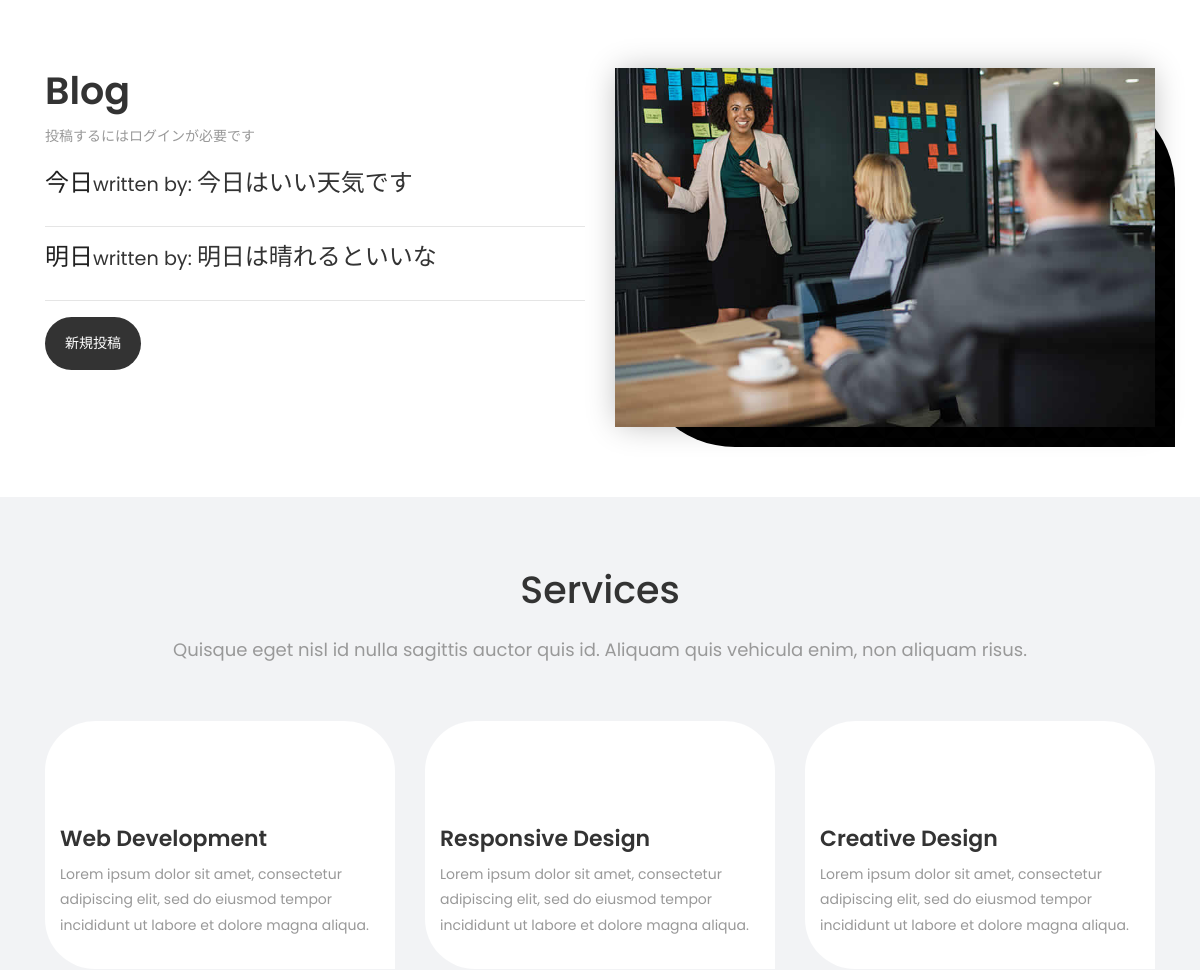
The app's page / (middle part), older data.
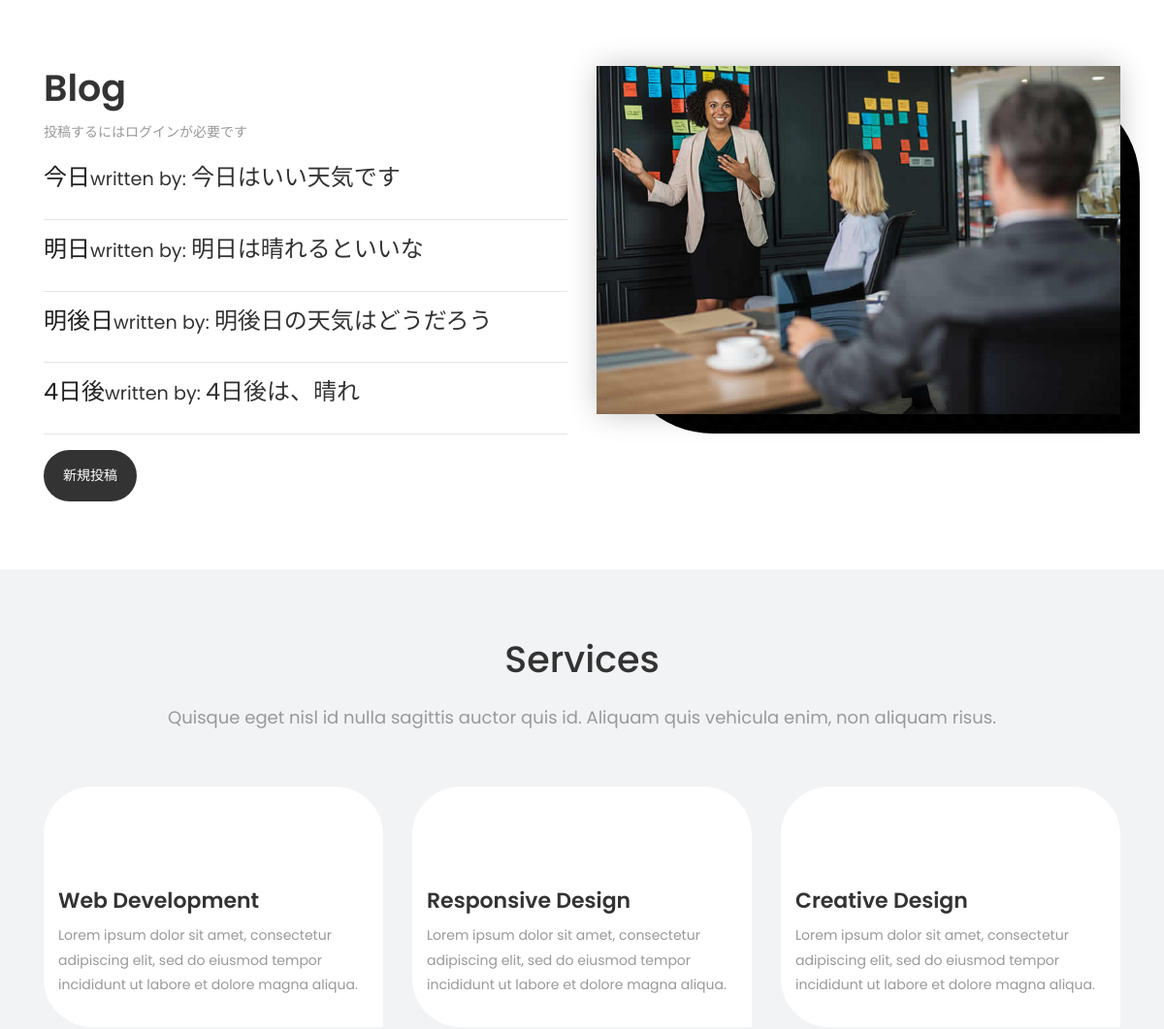
The same page, newer data.
### blog/models.py (models this page shows, shortened)
class BlogModel(models.Model):
    title = models.CharField(max_length=100)
    memo = models.TextField()
    duedate = models.DateField()

### blog/views.py (the view)
# urls.py: path('', BlogListView.as_view(), name='list'),
class BlogListView(ListView):
    model = BlogModel
    template_name = "blog/home.html"

### blog/templates/blog/home.html (shortened to what this page needs)
{% load static %}
<!DOCTYPE html>
<html lang="en">
<link rel="stylesheet" type="text/css" href="{% static 'css/bootstrap.min.css' %}">
<link rel="stylesheet" type="text/css" href="{% static 'css/style.css' %}">
<link rel="stylesheet" type="text/css" href="{% static 'css/responsive.css' %}">
<link rel="stylesheet" type="text/css" href="{% static 'css/custom.css' %}">
</head>
<body id="page-top" class="politics_version">
    <div id="about" class="section wb">
        <div class="container">
            <div class="row">
                <div class="col-md-6">
                    <div class="message-box">
                        <h2>Blog</h2>
                        <p>投稿するにはログインが必要です</p>
                        {% for blog in object_list %}
                        <h1><a href="{% url 'detail' blog.pk %}">{{ blog.title }}</a><small>written by:
                            </small><span>{{ blog.memo }}</span></h1>
                        <hr>
                        {% endfor %}
                        <a href="#" class="sim-btn hvr-bounce-to-top"><span>新規投稿</span></a>
                    </div>
                </div>
                <div class="col-md-6">
                    <div class="right-box-pro wow fadeIn">
                        <img src="static/img/about_04.jpg" alt="" class="img-fluid img-rounded">
                    </div>
                </div>
            </div>
        </div>
    </div>
    <div id="services" class="section lb">
        <div class="container">
            <div class="section-title text-center">
                <h3>Services</h3>
                <p>Quisque eget nisl id nulla sagittis auctor quis id. Aliquam quis vehicula enim, non aliquam risus.
                </p>
            </div>
            <div class="row">
                <div class="col-md-4">
                    <div class="services-inner-box">
                        <div class="ser-icon">
                            <i class="flaticon-seo"></i>
                        </div>
                        <h2>Web Development</h2>
                        <p>Lorem ipsum dolor sit amet, consectetur adipiscing elit, sed do eiusmod tempor incididunt ut
                            labore et dolore magna aliqua.</p>
                    </div>
                </div>
                <div class="col-md-4">
                    <div class="services-inner-box">
                        <div class="ser-icon">
                            <i class="flaticon-development"></i>
                        </div>
                        <h2>Responsive Design</h2>
                        <p>Lorem ipsum dolor sit amet, consectetur adipiscing elit, sed do eiusmod tempor incididunt ut
                            labore et dolore magna aliqua.</p>
                    </div>
                </div>
                <div class="col-md-4">
                    <div class="services-inner-box">
                        <div class="ser-icon">
                            <i class="flaticon-process"></i>
                        </div>
                        <h2>Creative Design</h2>
                        <p>Lorem ipsum dolor sit amet, consectetur adipiscing elit, sed do eiusmod tempor incididunt ut
                            labore et dolore magna aliqua.</p>
                    </div>
                </div>
            </div>
        </div>
    </div>
</body>
</html>

### static/css/style.css (style rules this page uses)
body { color: #999999; font-size: 14px; font-family: 'Poppins', sans-serif; line-height: 1.80857; }
html, body { height: 100%; }
a { color: #1f1f1f; text-decoration: none !important; outline: none !important; -webkit-transition: all .3s ease-in-out; -moz-transition: all .3s ease-in-out; -ms-transition: all .3s ease-in-out; -o-transition: all .3s ease-in-out; transition: all .3s ease-in-out; }
h1, h2, h3, h4, h5, h6 { letter-spacing: 0; font-weight: normal; position: relative; padding: 0 0 10px 0; font-weight: normal; line-height: 120% !important; color: #333333; margin: 0 }
h1 { font-size: 24px }
h2 { font-size: 22px }
h3 { font-size: 18px }
h1 a, h2 a, h3 a, h4 a, h5 a, h6 a { color: #212121; text-decoration: none!important; opacity: 1 }
a { color: #222222; text-decoration: none; outline: none; }
a, .btn { text-decoration: none !important; outline: none !important; -webkit-transition: all .3s ease-in-out; -moz-transition: all .3s ease-in-out; -ms-transition: all .3s ease-in-out; -o-transition: all .3s ease-in-out; transition: all .3s ease-in-out; }
.section { display: block; position: relative; overflow: hidden; padding: 70px 0; }
.section.wb { background-color: #ffffff; }
.section.lb { background-color: #f2f3f5; }
.section-title { display: block; position: relative; margin-bottom: 60px; }
.section-title p { color: #999; font-weight: 400; font-size: 18px; line-height: 23px; margin: 0; }
.section-title h3 { font-size: 38px; font-weight: 500; line-height: 62px; margin: 0 0 25px; padding: 0; text-transform: none; }
.sim-btn { text-align: center; margin-right: auto; margin-left: auto; margin-top: 0px; cursor: pointer; }
.right-box-pro { position: relative; -webkit-box-shadow: 0px 0px 30px -4px rgba(0, 0, 0, 0.3); box-shadow: 0px 0px 30px -4px rgba(0, 0, 0, 0.3); }
.right-box-pro img { position: relative; z-index: 2; }
.right-box-pro::before { content: ""; background: url(images/country-quilt-dark.png); width: 100%; height: 100%; border-radius: 100px 100px 0px 100px; position: absolute; bottom: -20px; right: -20px; z-index: 0; }
.services-inner-box { padding: 15px; background: #ffffff; margin-bottom: 30px; border-radius: 50px 50px 0px 50px; position: relative; transition: all 0.3s ease-in-out 0s; }
.ser-icon { width: 90px; height: 90px; text-align: center; line-height: 90px; position: relative; z-index: 1; }
.ser-icon i { font-size: 50px; color: #333333; }
.services-inner-box h2 { font-size: 22px; font-weight: 600; position: relative; z-index: 1; }
.services-inner-box p { font-size: 14px; position: relative; z-index: 1; }
.services-inner-box::after { background: #28a9e2; width: 0px; height: 0px; content: ""; position: absolute; right: 0px; bottom: 0px; border-radius: 50px 50px 0px 50px; transition: all 0.3s ease-in-out 0s; z-index: 0; }
.sim-btn { background: #333333; color: #ffffff; padding: 14px 20px; border-radius: 100px; overflow: hidden; border: none; }
.hvr-bounce-to-top { display: inline-block; vertical-align: middle; -webkit-transform: perspective(1px) translateZ(0); transform: perspective(1px) translateZ(0); box-shadow: 0 0 1px rgba(0, 0, 0, 0); position: relative; -webkit-transition-property: color; transition-property: color; -webkit-transition-duration: 0.5s; transition-duration: 0.5s; }
.hvr-bounce-to-top::before { content: ""; position: absolute; z-index: -1; top: 0; left: 0; right: 0; bottom: 0; background: #2098D1; -webkit-transform: scaleY(0); transform: scaleY(0); -webkit-transform-origin: 50% 100%; transform-origin: 50% 100%; -webkit-transition-property: transform; transition-property: transform; -webkit-transition-duration: 0.5s; transition-duration: 0.5s; -webkit-transition-timing-function: ease-out; transition-timing-function: ease-out; }
.message-box h2 { font-size: 38px; font-weight: 600; padding: 0 0 10px; margin: 0; line-height: 62px; margin-top: 0; text-transform: none; }
.message-box p { margin-bottom: 20px; }

Row changes from the older to the newer data that the page shows:
added BlogModel: title "明後日", memo "明後日の天気はどうだろう"
added BlogModel: title "4日後", memo "4日後は、晴れ"
